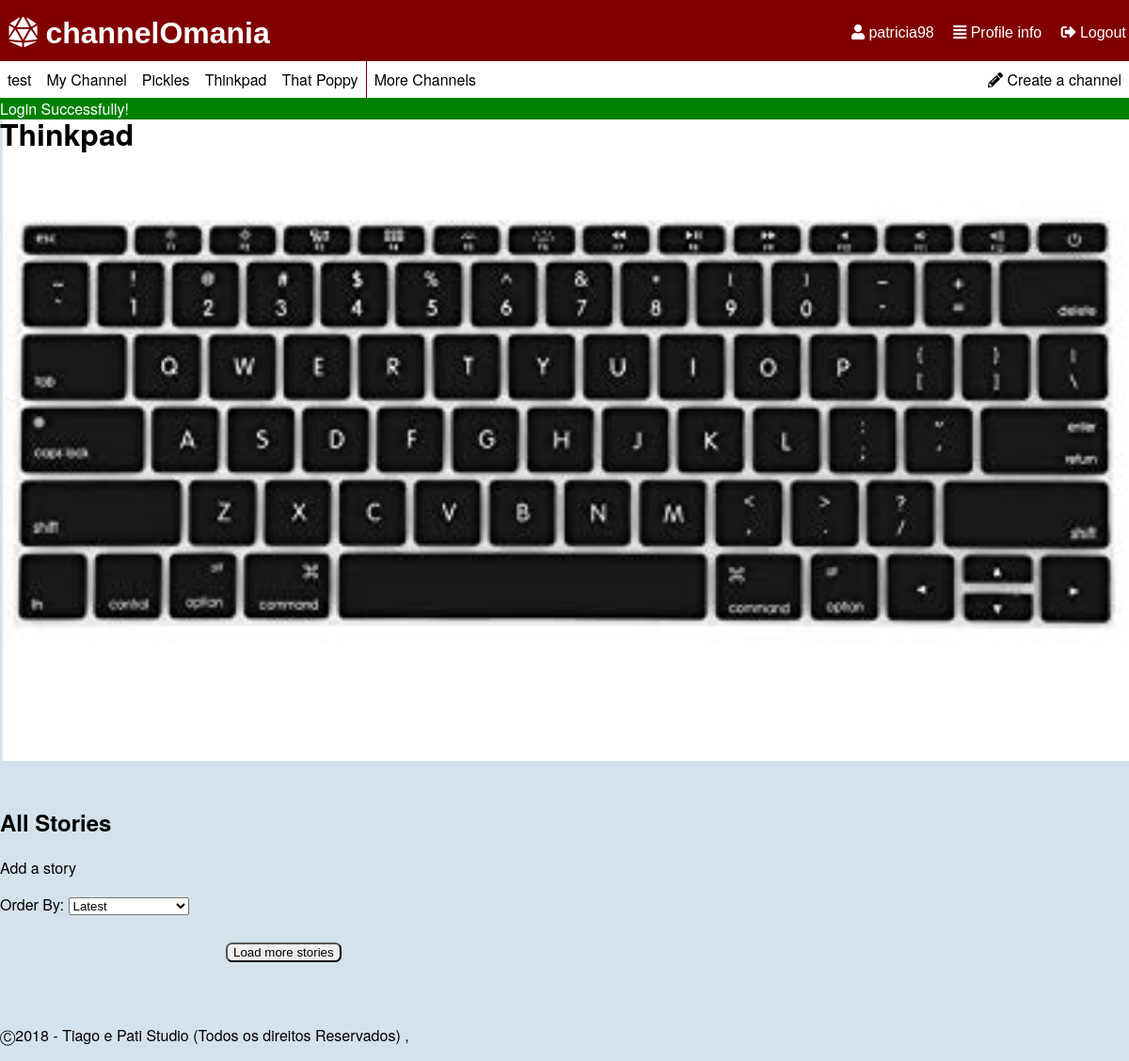
Screenshot of /pages/channel.php?channelId=3 (signed in) with the database file from the repository.
### tables this page shows
CREATE TABLE "channel" (
	"ID"	INTEGER NOT NULL,
	"name"	TEXT NOT NULL,
	"coverImage"	TEXT,
	"author"	INTEGER NOT NULL,
	FOREIGN KEY("author") REFERENCES "user"("ID") ON DELETE Cascade ON UPDATE No Action,
	PRIMARY KEY("ID")
);

### pages/channel.php (called while the page is built, shortened)
<?php
  include_once('../database/db_list.php');
  include_once('../templates/tpl_common.php');
  include_once('../templates/tpl_channel.php');
  $storiesByChannel = getStoriesByChannel($_GET['channelId']);
  $currentChannel = getChannel($_GET['channelId']);
  draw_header($currentChannel['name']);
  draw_channel($storiesByChannel,$currentChannel);
  draw_footer();
?>

### database/db_list.php (called while the page is built, shortened)
<?php
function listChannel($sort='') {
  switch($sort){
    case 'mActive':
      $order = 'n_stories DESC';
      break;
    default:
      $order = 'name ASC';
      break;
  }
  $db = Database::instance()->db();
  $stmt = $db->prepare('SELECT *,(SELECT COUNT(*) FROM story WHERE story.channel == channel.ID) AS n_stories FROM channel INNER JOIN user ON author=user.ID ORDER BY '.$order);
  $stmt->execute();
  return $stmt->fetchAll();
}
?>

### database/db_channel.php (called while the page is built, shortened)
<?php
function getChannel($id){
  $db = Database::instance()->db();
  $stmt = $db->prepare('SELECT * FROM channel WHERE ID=?');
  $stmt->execute(array($id));
  return $stmt->fetch();
}
?>

### templates/tpl_common.php (the view, shortened to what this page needs)
<?php function draw_header($tabText = ""){
?>
<!DOCTYPE html>
<html lang="en-US">
  <head>
    <link href="../css/style.css" rel="stylesheet">
    <link href="../css/input.css" rel="stylesheet">
    <link href="../css/links.css" rel="stylesheet">
    <link rel="stylesheet" href="https://use.fontawesome.com/releases/v5.5.0/css/all.css">
  </head>
  <body>
    <header id="header">
      <?php if(isset($_SESSION['username'])){ ?>
        <div id='options'>
          <a href="../pages/profile.php"><i class="fas fa-user"></i> <?php echo($_SESSION['username']) ?></a>
          <a href="../pages/profile.php"><i class="fas fa-align-justify"></i> Profile info</a>
          <a href="../actions/action_logout.php"><i class="fas fa-sign-out-alt"></i> Logout</a>
        </div>
      <?php } ?>
      <h1><a href="mainpage.php"><i class="fas fa-dice-d20"></i> channelOmania</a></h1>
    </header>
    <?php if(isset($_SESSION['username'])){ ?>
    <div id="list_channels">
      <p><a href = "../pages/new_channel.php" ><i class="fas fa-pencil-alt"></i> Create a channel</a></p>
      <?php $channels = listChannel('mActive'); ?>
      <ul>
      <?php if(count($channels) > 5) { ?>
        <?php for ($i=0; $i < 5; $i++) { ?>
          <li><a href = "../pages/channel.php?channelId=<?php echo($channels[$i]['ID']); ?>" ><?php echo($channels[$i]['name']); ?></a></li>
        <?php } ?>
          <li id="moreChannels"><a href = "../pages/all_channels.php" >More Channels</a></li>
      <?php } else { ?>
        <?php foreach($channels as $channel_list){ ?>
          <li><a href = "../pages/channel.php?channelId=<?php echo($channel_list['ID']); ?>" ><?php echo($channel_list['name']); ?></a></li>
        <?php } ?>
      <?php } ?>
      </ul>
    </div>
    <?php } ?>
    <?php if (isset($_SESSION['messages'])) {?>
      <section id="messages">
        <?php foreach($_SESSION['messages'] as $message) { ?>
          <div class="<?=$message['type']?>"><?=$message['content']?></div>
        <?php } ?>
      </section>
    <?php unset($_SESSION['messages']); } ?>
<?php } ?>
<?php function draw_footer(){
  ?>
  <footer class="footer">
    <p>	&#9400;2018 - Tiago e Pati Studio (Todos os direitos Reservados) ,</p>
  </footer>
</body>
</html>
<?php }
 ?>

### templates/tpl_channel.php (shortened to what this page needs)
<?php include_once('../database/db_channel.php'); ?>
<?php function draw_channel($storiesByChannel,$currentChannel) { ?>
  <div id="cover"><img id="cover_image" src="../files/croppedCover/<?php if($currentChannel['coverImage']!="") { echo($currentChannel['coverImage']); } else {?>default.png<?php } ?>"
    alt="<?php echo($currentChannel['name']); ?>'s cover image"></div>
  <h1 id="channelName"><?php echo($currentChannel['name']); ?>
  <?php if($currentChannel['author'] == getIdFromUsername($_SESSION['username'])) { ?>
  <button text='Edit' onclick="edit('name')">Edit</button>
  <?php } ?></h1><br>
  <section id="channelStories" data-id="<?php echo $_GET['channelId'] ?>">
    <h2>All Stories</h2>
    <p><a href = "../pages/new_story.php?channelId=<?php echo($_GET['channelId']); ?>" >Add a story</a></p>
  </section>
<?php } ?>

### css/style.css (style rules this page uses)
body { font-family: IBMPlexSans, Helvetica Neue, Segoe UI, Helvetica, Verdana, Arial, sans-serif; background-color: #D5E2EB; margin: 0; }
ul { display: flex; flex-wrap: wrap; flex-direction: row; padding: 0; margin: 0; }
li { text-align: center; list-style-type: none; padding: 0.5em; }
#list_channels { background-color: white; position: relative; }
#list_channels p { float: right; margin: 0; }
#list_channels li, #list_channels p { padding: 0; }
#header { background-color: #800000; padding: 0.2em; position: relative; }
#cover_image { width: 100%; }
#channelName { top: 2px; background-color: transparent; position: absolute; padding-top: 3em; }
#header h1 { margin: 0.2em; }
#options { float: right; height: 0; }
#moreChannels { border-left: 1px solid #800000; }
#messages .success { background-color: green; color: white; }
body,html { min-height: 100vh; }
#header div { margin-top: 1.2em; }
footer { clear: left; bottom: auto; padding-top: 50px; }

### css/links.css (style rules this page uses)
#header a { color: white; font-family: Helvetica; }
#header div a { list-style-type: none; padding-left: 1em; }
a:link, a:visited { color: black; text-decoration: none; }
#list_channels li a, #list_channels p a { padding: 0.5em; display: block; }

### rows the page displays
channel: name "test"
channel: name "My Channel"
channel: name "Pickles"
channel: name "Thinkpad", coverImage (picture)
channel: name "That Poppy"

### other values shown
$_SESSION['username'] "patricia98"
$message['content'] "Login Successfully!"
